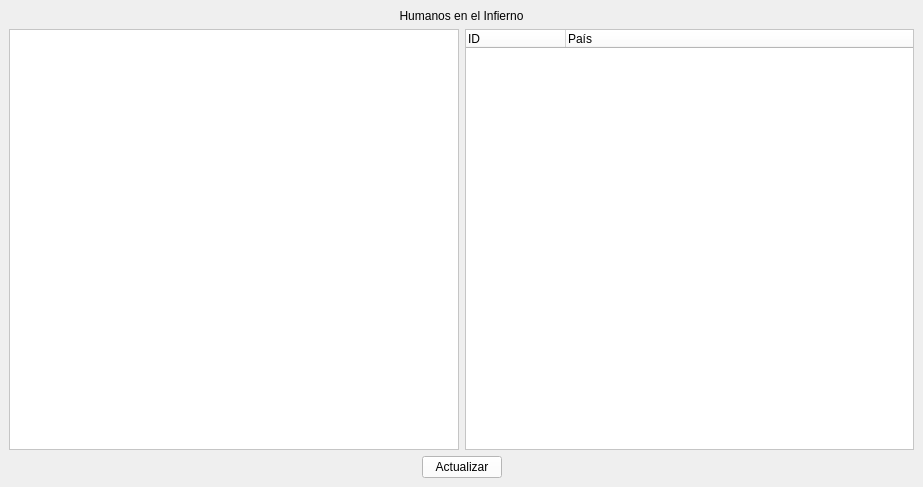
<?xml version="1.0" encoding="UTF-8"?>
<ui version="4.0">
 <class>VentanaCondenados</class>
 <widget class="QMainWindow" name="VentanaCondenados">
  <property name="geometry">
   <rect>
    <x>0</x>
    <y>0</y>
    <width>923</width>
    <height>487</height>
   </rect>
  </property>
  <property name="windowTitle">
   <string>Infierno</string>
  </property>
  <property name="windowIcon">
   <iconset resource="recursos.qrc">
    <normaloff>:/imagenes/recursos/imagenes/flame-512.png</normaloff>:/imagenes/recursos/imagenes/flame-512.png</iconset>
  </property>
  <property name="styleSheet">
   <string notr="true">background-color: qlineargradient(spread:pad, x1:0, y1:0,x2:1,y2:0,stop:0 
rgba(0,182,255,255), stop:0.329545 rgba(255,255,255,255), stop:0.670455
rgba(255,255,255,255),stop:1 rgba(255,102,0,255));</string>
  </property>
  <widget class="QWidget" name="centralwidget">
   <layout class="QVBoxLayout" name="verticalLayout">
    <item>
     <widget class="QLabel" name="label">
      <property name="styleSheet">
       <string notr="true">background-color: rgba(255, 255, 255, 0);
font: 14pt &quot;Californian FB&quot;;</string>
      </property>
      <property name="text">
       <string>Humanos en el Infierno</string>
      </property>
      <property name="alignment">
       <set>Qt::AlignCenter</set>
      </property>
     </widget>
    </item>
    <item>
     <layout class="QHBoxLayout" name="horizontalLayout">
      <item>
       <widget class="QTextBrowser" name="informacionCondenados">
        <property name="styleSheet">
         <string notr="true">background-color: rgba(255, 255, 255, 255);</string>
        </property>
       </widget>
      </item>
      <item>
       <widget class="QTreeWidget" name="arbolSplay">
        <property name="styleSheet">
         <string notr="true">background-color: rgb(255, 255, 255);</string>
        </property>
        <column>
         <property name="text">
          <string>ID</string>
         </property>
        </column>
        <column>
         <property name="text">
          <string>País</string>
         </property>
        </column>
       </widget>
      </item>
     </layout>
    </item>
    <item>
     <layout class="QHBoxLayout" name="horizontalLayout_2">
      <item>
       <spacer name="horizontalSpacer">
        <property name="orientation">
         <enum>Qt::Horizontal</enum>
        </property>
        <property name="sizeHint" stdset="0">
         <size>
          <width>168</width>
          <height>20</height>
         </size>
        </property>
       </spacer>
      </item>
      <item>
       <widget class="QPushButton" name="actualizar">
        <property name="styleSheet">
         <string notr="true">background-color: rgb(255, 255, 255);
font: 75 16pt &quot;System&quot;;
</string>
        </property>
        <property name="text">
         <string>Actualizar</string>
        </property>
       </widget>
      </item>
      <item>
       <spacer name="horizontalSpacer_2">
        <property name="orientation">
         <enum>Qt::Horizontal</enum>
        </property>
        <property name="sizeHint" stdset="0">
         <size>
          <width>378</width>
          <height>20</height>
         </size>
        </property>
       </spacer>
      </item>
     </layout>
    </item>
   </layout>
  </widget>
 </widget>
 <resources>
  <include location="recursos.qrc"/>
 </resources>
 <connections/>
</ui>
